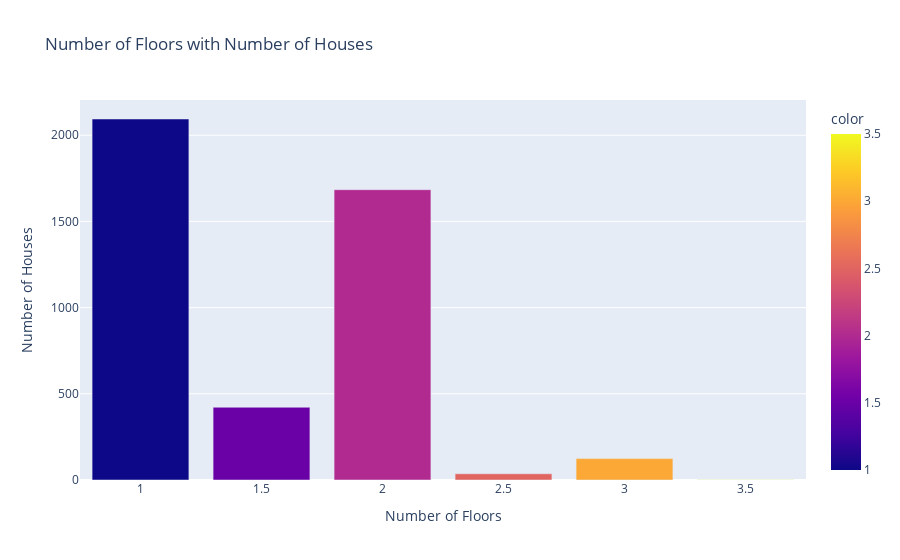

The cell this chart's notebook holds for it:
### Code cell
px.bar(
    x = df.floors.value_counts().index,
    y = df.floors.value_counts().values,
    labels={"x": "Number of Floors","y": "Number of Houses"},
    title = "Number of Floors with Number of Houses",
    color=df.floors.value_counts().index,
)

### Figure 1 — Plotly figure (JSON) as saved in the notebook; plotly's stock layout.template omitted (floating-point values rounded to 4 significant figures)
{"data": [{"alignmentgroup": "True", "hovertemplate": "Number of Floors=%{x}<br>Number of Houses=%{y}<br>color=%{marker.color}<extra></extra>", "legendgroup": "", "marker": {"color": [1, 2, 1.5, 3, 2.5, 3.5], "coloraxis": "coloraxis", "pattern": {"shape": ""}}, "name": "", "offsetgroup": "", "orientation": "v", "showlegend": false, "textposition": "auto", "type": "bar", "x": [1, 2, 1.5, 3, 2.5, 3.5], "xaxis": "x", "y": [2094, 1684, 422, 124, 36, 1], "yaxis": "y"}], "layout": {"barmode": "relative", "coloraxis": {"colorbar": {"title": {"text": "color"}}, "colorscale": [[0, "#0d0887"], [0.1111, "#46039f"], [0.2222, "#7201a8"], [0.3333, "#9c179e"], [0.4444, "#bd3786"], [0.5556, "#d8576b"], [0.6667, "#ed7953"], [0.7778, "#fb9f3a"], [0.8889, "#fdca26"], [1, "#f0f921"]]}, "legend": {"tracegroupgap": 0}, "title": {"text": "Number of Floors with Number of Houses"}, "xaxis": {"anchor": "y", "domain": [0, 1], "title": {"text": "Number of Floors"}}, "yaxis": {"anchor": "x", "domain": [0, 1], "title": {"text": "Number of Houses"}}}}
